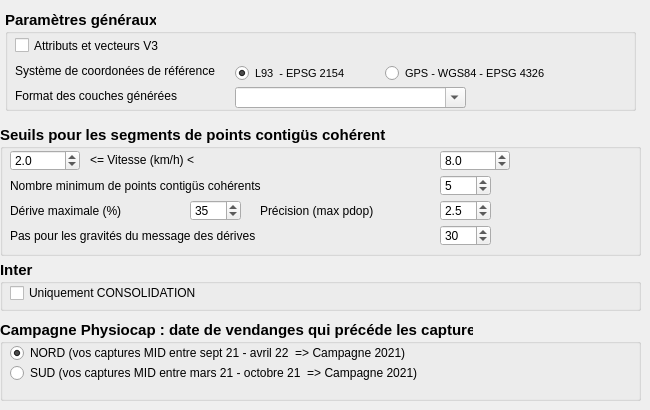
   <widget class="QWidget" name="tabExpert">
    <attribute name="title">
     <string>Expert</string>
    </attribute>
    <widget class="QGroupBox" name="groupBoxSegment">
     <property name="geometry">
      <rect>
       <x>0</x>
       <y>125</y>
       <width>641</width>
       <height>131</height>
      </rect>
     </property>
     <property name="font">
      <font>
       <pointsize>11</pointsize>
       <weight>75</weight>
       <bold>true</bold>
      </font>
     </property>
     <property name="toolTip">
      <string>&lt;html&gt;&lt;head/&gt;&lt;body&gt;&lt;p&gt;&lt;span style=&quot; font-size:9pt; font-weight:600; color:#00aa00;&quot;&gt;Nouveauté de la V3 : voici la description des seuils utilisés pour créer les segments de points contigus et cohérents &lt;/span&gt;&lt;span style=&quot; font-size:9pt; color:#00aa00;&quot;&gt;Ces segments permettent de visualiser et d'analyser la qualité de l'acquisition GPS. &lt;/span&gt;&lt;/p&gt;&lt;p&gt;&lt;span style=&quot; font-size:9pt; color:#00aa00;&quot;&gt;Physiocap 3 apporte la nouvelle notion de segments de points qui se suivent en restant cohérents. Par contre, les &lt;/span&gt;&lt;span style=&quot; font-size:9pt; font-weight:600; color:#00aa00;&quot;&gt;filtres pour nettoyer les points bruts restent inchangés et n'utilisent pas ces seuils pour les segments&lt;/span&gt;&lt;span style=&quot; font-size:9pt; color:#00aa00;&quot;&gt;. Ce sont les points filtrés qui servent au calcul pour les moyennes Inter et les interpolations Intra.&lt;/span&gt;&lt;/p&gt;&lt;p&gt;&lt;span style=&quot; font-size:9pt; color:#00aa00;&quot;&gt;Quatre seuils sont utilisés pour créer les segments. Les deux premiers sont des minima et les deux derniers des maxima&lt;/span&gt;&lt;/p&gt;&lt;p&gt;&lt;span style=&quot; font-size:9pt; color:#00aa00;&quot;&gt;- les points cohérents ont une vitesse supérieure à une &amp;quot;Vitesse minimale&amp;quot; et inférieure à la &amp;quot;Vitesse Maximale&amp;quot;. Les arrets, passages en tournières, pannes sont ainsi isolés et considérés comme non cohérents pour l'analyse.&lt;/span&gt;&lt;/p&gt;&lt;p&gt;&lt;span style=&quot; font-size:9pt; color:#00aa00;&quot;&gt;- le segment reste contigu car il garde un nombre de points supérieur au &amp;quot;Nombre minimum de points&amp;quot;. On évite de garder des segments très courts (un point correspond à une seconde) : le segment est toujours une séquence de capture visualisable.&lt;/span&gt;&lt;/p&gt;&lt;p&gt;&lt;span style=&quot; font-size:9pt; color:#00aa00;&quot;&gt;- la position de chaque point est comparée à une position théorique (calculée à partir de la vitesse donnée par le GPS du point précédent). Le pourcentage de dérive est la distance en % entre le nouveau point réel et la position théorique attendue. Le dépassement de &amp;quot;la dérive maximale&amp;quot; indique le début d'une déviation de la capture GPS. Ces points ne sont pas conservés dans le segment cohérent.&lt;/span&gt;&lt;/p&gt;&lt;p&gt;&lt;span style=&quot; font-size:9pt; color:#00aa00;&quot;&gt;- le point est considéré cohérent quand la valeur de précision d'altitude (pdop : un indicateur de qualité de la mesure GPS) est inférieur au maximum. On identifie ainsi le début des déviations de la capture GPS.&lt;/span&gt;&lt;/p&gt;&lt;p&gt;&lt;span style=&quot; font-size:9pt; color:#00aa00;&quot;&gt;Ces deux derniers découpages de segment permettent d'écarter les points dont la valeur GPS est douteuse. Les informations de &amp;quot;distance au point précédent&amp;quot; et &amp;quot;% de dérive&amp;quot; sont stockées dans les vecteurs de points (shapefile) dans deux nouveaux attributs (DISTANCE et DERIVE). On peut ainsi retrouver et repérer les captures incohérentes (dans les tables d'attributs ou par superposition des points et des segments : les points qui ne sont pas sur les segments sont incohérents ou non contigus).&lt;/span&gt;&lt;/p&gt;&lt;p&gt;&lt;span style=&quot; font-size:9pt; color:#00aa00;&quot;&gt;Plus d'informations sous le wiki sous https://github.com/jhemmi/Physiocap3/wiki&lt;/span&gt;&lt;/p&gt;&lt;/body&gt;&lt;/html&gt;</string>
     </property>
     <property name="title">
      <string>Seuils pour les segments de points contigüs cohérents</string>
     </property>
     <widget class="QLabel" name="lab_derive">
      <property name="geometry">
       <rect>
        <x>10</x>
        <y>75</y>
        <width>171</width>
        <height>21</height>
       </rect>
      </property>
      <property name="sizePolicy">
       <sizepolicy hsizetype="Minimum" vsizetype="Fixed">
        <horstretch>0</horstretch>
        <verstretch>0</verstretch>
       </sizepolicy>
      </property>
      <property name="font">
       <font>
        <pointsize>9</pointsize>
        <weight>50</weight>
        <bold>false</bold>
       </font>
      </property>
      <property name="text">
       <string>Dérive maximale (%)</string>
      </property>
     </widget>
     <widget class="QDoubleSpinBox" name="doubleSpinBoxVitesseMiniSegment">
      <property name="enabled">
       <bool>true</bool>
      </property>
      <property name="geometry">
       <rect>
        <x>10</x>
        <y>25</y>
        <width>70</width>
        <height>21</height>
       </rect>
      </property>
      <property name="font">
       <font>
        <pointsize>9</pointsize>
        <weight>50</weight>
        <bold>false</bold>
       </font>
      </property>
      <property name="toolTip">
       <string/>
      </property>
      <property name="decimals">
       <number>1</number>
      </property>
      <property name="minimum">
       <double>0.200000000000000</double>
      </property>
      <property name="maximum">
       <double>4.000000000000000</double>
      </property>
      <property name="singleStep">
       <double>0.100000000000000</double>
      </property>
      <property name="value">
       <double>2.000000000000000</double>
      </property>
     </widget>
     <widget class="QSpinBox" name="spinBoxDeriveMaxSegment">
      <property name="geometry">
       <rect>
        <x>190</x>
        <y>75</y>
        <width>51</width>
        <height>21</height>
       </rect>
      </property>
      <property name="font">
       <font>
        <pointsize>9</pointsize>
        <weight>50</weight>
        <bold>false</bold>
       </font>
      </property>
      <property name="toolTip">
       <string/>
      </property>
      <property name="minimum">
       <number>10</number>
      </property>
      <property name="maximum">
       <number>90</number>
      </property>
      <property name="singleStep">
       <number>1</number>
      </property>
      <property name="value">
       <number>35</number>
      </property>
     </widget>
     <widget class="QDoubleSpinBox" name="doubleSpinBoxPdopMaxSegment">
      <property name="enabled">
       <bool>true</bool>
      </property>
      <property name="geometry">
       <rect>
        <x>440</x>
        <y>75</y>
        <width>51</width>
        <height>21</height>
       </rect>
      </property>
      <property name="font">
       <font>
        <pointsize>9</pointsize>
        <weight>50</weight>
        <bold>false</bold>
       </font>
      </property>
      <property name="toolTip">
       <string/>
      </property>
      <property name="decimals">
       <number>1</number>
      </property>
      <property name="minimum">
       <double>0.100000000000000</double>
      </property>
      <property name="maximum">
       <double>10.000000000000000</double>
      </property>
      <property name="singleStep">
       <double>0.100000000000000</double>
      </property>
      <property name="value">
       <double>2.500000000000000</double>
      </property>
     </widget>
     <widget class="QLabel" name="lab_maxPdop">
      <property name="geometry">
       <rect>
        <x>260</x>
        <y>75</y>
        <width>171</width>
        <height>21</height>
       </rect>
      </property>
      <property name="sizePolicy">
       <sizepolicy hsizetype="Minimum" vsizetype="Fixed">
        <horstretch>0</horstretch>
        <verstretch>0</verstretch>
       </sizepolicy>
      </property>
      <property name="font">
       <font>
        <pointsize>9</pointsize>
        <weight>50</weight>
        <bold>false</bold>
       </font>
      </property>
      <property name="text">
       <string>Précision (max pdop)</string>
      </property>
     </widget>
     <widget class="QLabel" name="lab_pointsContigus">
      <property name="geometry">
       <rect>
        <x>10</x>
        <y>50</y>
        <width>371</width>
        <height>21</height>
       </rect>
      </property>
      <property name="sizePolicy">
       <sizepolicy hsizetype="Minimum" vsizetype="Fixed">
        <horstretch>0</horstretch>
        <verstretch>0</verstretch>
       </sizepolicy>
      </property>
      <property name="font">
       <font>
        <pointsize>9</pointsize>
        <weight>50</weight>
        <bold>false</bold>
       </font>
      </property>
      <property name="text">
       <string>Nombre minimum de points contigüs cohérents</string>
      </property>
     </widget>
     <widget class="QSpinBox" name="spinBoxNombreMiniPointsConsecutifs">
      <property name="geometry">
       <rect>
        <x>440</x>
        <y>50</y>
        <width>51</width>
        <height>21</height>
       </rect>
      </property>
      <property name="font">
       <font>
        <pointsize>9</pointsize>
        <weight>50</weight>
        <bold>false</bold>
       </font>
      </property>
      <property name="toolTip">
       <string/>
      </property>
      <property name="minimum">
       <number>2</number>
      </property>
      <property name="maximum">
       <number>50</number>
      </property>
      <property name="singleStep">
       <number>1</number>
      </property>
      <property name="value">
       <number>5</number>
      </property>
     </widget>
     <widget class="QLabel" name="lab_seuilsVitesse">
      <property name="geometry">
       <rect>
        <x>90</x>
        <y>25</y>
        <width>311</width>
        <height>21</height>
       </rect>
      </property>
      <property name="sizePolicy">
       <sizepolicy hsizetype="Minimum" vsizetype="Fixed">
        <horstretch>0</horstretch>
        <verstretch>0</verstretch>
       </sizepolicy>
      </property>
      <property name="font">
       <font>
        <pointsize>9</pointsize>
        <weight>50</weight>
        <bold>false</bold>
       </font>
      </property>
      <property name="text">
       <string>&lt;= Vitesse (km/h) &lt;</string>
      </property>
     </widget>
     <widget class="QDoubleSpinBox" name="doubleSpinBoxVitesseMaxiSegment">
      <property name="enabled">
       <bool>true</bool>
      </property>
      <property name="geometry">
       <rect>
        <x>440</x>
        <y>25</y>
        <width>70</width>
        <height>21</height>
       </rect>
      </property>
      <property name="font">
       <font>
        <pointsize>9</pointsize>
        <weight>50</weight>
        <bold>false</bold>
       </font>
      </property>
      <property name="toolTip">
       <string/>
      </property>
      <property name="decimals">
       <number>1</number>
      </property>
      <property name="minimum">
       <double>4.100000000000000</double>
      </property>
      <property name="maximum">
       <double>30.000000000000000</double>
      </property>
      <property name="singleStep">
       <double>0.100000000000000</double>
      </property>
      <property name="value">
       <double>8.000000000000000</double>
      </property>
     </widget>
     <widget class="QSpinBox" name="spinBoxPasDeDerive">
      <property name="enabled">
       <bool>true</bool>
      </property>
      <property name="geometry">
       <rect>
        <x>440</x>
        <y>100</y>
        <width>51</width>
        <height>21</height>
       </rect>
      </property>
      <property name="font">
       <font>
        <pointsize>9</pointsize>
        <weight>50</weight>
        <bold>false</bold>
       </font>
      </property>
      <property name="toolTip">
       <string/>
      </property>
      <property name="minimum">
       <number>10</number>
      </property>
      <property name="maximum">
       <number>90</number>
      </property>
      <property name="singleStep">
       <number>1</number>
      </property>
      <property name="value">
       <number>30</number>
      </property>
     </widget>
     <widget class="QLabel" name="lab_46">
      <property name="geometry">
       <rect>
        <x>10</x>
        <y>100</y>
        <width>351</width>
        <height>21</height>
       </rect>
      </property>
      <property name="sizePolicy">
       <sizepolicy hsizetype="Minimum" vsizetype="Fixed">
        <horstretch>0</horstretch>
        <verstretch>0</verstretch>
       </sizepolicy>
      </property>
      <property name="font">
       <font>
        <pointsize>9</pointsize>
        <weight>50</weight>
        <bold>false</bold>
       </font>
      </property>
      <property name="text">
       <string>Pas pour les gravités du message des dérives</string>
      </property>
     </widget>
    </widget>
    <widget class="QGroupBox" name="groupBoxInterIntraExpert">
     <property name="geometry">
      <rect>
       <x>0</x>
       <y>260</y>
       <width>641</width>
       <height>51</height>
      </rect>
     </property>
     <property name="font">
      <font>
       <pointsize>11</pointsize>
       <weight>75</weight>
       <bold>true</bold>
      </font>
     </property>
     <property name="title">
      <string>Inter</string>
     </property>
     <widget class="QCheckBox" name="checkBoxConsolidation">
      <property name="geometry">
       <rect>
        <x>10</x>
        <y>20</y>
        <width>311</width>
        <height>26</height>
       </rect>
      </property>
      <property name="font">
       <font>
        <pointsize>9</pointsize>
        <weight>50</weight>
        <bold>false</bold>
       </font>
      </property>
      <property name="toolTip">
       <string>&lt;html&gt;&lt;head/&gt;&lt;body&gt;&lt;p&gt;&lt;span style=&quot; font-size:10pt; color:#00aa00;&quot;&gt;Si vous souhaitez faire des modifications dans  vecteurs de points, vous pouvez choisir cette option pour pouvoir traiter Inter et Intra sur votre donnée consolidée.&lt;/span&gt;&lt;/p&gt;&lt;p&gt;&lt;span style=&quot; font-size:10pt; font-style:italic; color:#00aa00;&quot;&gt;Astuce : La modification pour Consolidation est à faire avec des actions QGIS standard. Avant de cocher cette option, lire la documentation de Consolidation dans le &lt;/span&gt;&lt;a href=&quot;https://github.com/jhemmi/QgisPhysiocapPlugin/wiki/Utilisation-de-la-consolidation-de-plusieurs-shapefiles&quot;&gt;&lt;span style=&quot; text-decoration: underline; color:#0000ff;&quot;&gt;Wiki de l'extension Physiocap dans Github&lt;/span&gt;&lt;/a&gt;&lt;span style=&quot; font-size:10pt; font-style:italic; color:#00aa00;&quot;&gt;.&lt;/span&gt;&lt;/p&gt;&lt;/body&gt;&lt;/html&gt;</string>
      </property>
      <property name="text">
       <string>Uniquement CONSOLIDATION</string>
      </property>
     </widget>
    </widget>
    <widget class="QGroupBox" name="groupBoxExpertOuvert">
     <property name="geometry">
      <rect>
       <x>5</x>
       <y>10</y>
       <width>631</width>
       <height>101</height>
      </rect>
     </property>
     <property name="font">
      <font>
       <pointsize>11</pointsize>
       <weight>75</weight>
       <bold>true</bold>
      </font>
     </property>
     <property name="title">
      <string>Paramètres généraux</string>
     </property>
     <widget class="QCheckBox" name="checkBoxV3">
      <property name="geometry">
       <rect>
        <x>10</x>
        <y>25</y>
        <width>251</width>
        <height>21</height>
       </rect>
      </property>
      <property name="sizePolicy">
       <sizepolicy hsizetype="Minimum" vsizetype="Fixed">
        <horstretch>0</horstretch>
        <verstretch>0</verstretch>
       </sizepolicy>
      </property>
      <property name="font">
       <font>
        <pointsize>9</pointsize>
        <weight>50</weight>
        <bold>false</bold>
       </font>
      </property>
      <property name="toolTip">
       <string>&lt;html&gt;&lt;head/&gt;&lt;body&gt;&lt;p&gt;&lt;span style=&quot; font-size:10pt; font-weight:600; color:#00aa00;&quot;&gt;Nouveautés de la V3 : &lt;/span&gt;&lt;span style=&quot; font-size:10pt; color:#00aa00;&quot;&gt;attributs, vecteur des POINTS_0_SEUL ou points sans captures de sarments et 3D.&lt;/span&gt;&lt;/p&gt;&lt;p&gt;&lt;span style=&quot; font-size:10pt; font-weight:600; color:#00aa00;&quot;&gt;Voici la description des 6 nouveaux attributs présents dans les vecteur de points :&lt;/span&gt;&lt;/p&gt;&lt;p&gt;&lt;span style=&quot; font-size:10pt; color:#00aa00;&quot;&gt;- &lt;/span&gt;&lt;span style=&quot; font-size:10pt; font-weight:600; color:#00aa00;&quot;&gt;Altitude&lt;/span&gt;&lt;span style=&quot; font-size:10pt; color:#00aa00;&quot;&gt; est la valeur de l'altitude donnée par le GPS. &lt;/span&gt;&lt;/p&gt;&lt;p&gt;&lt;span style=&quot; font-size:10pt; color:#00aa00;&quot;&gt;- &lt;/span&gt;&lt;span style=&quot; font-size:10pt; font-weight:600; color:#00aa00;&quot;&gt;Pdop&lt;/span&gt;&lt;span style=&quot; font-size:10pt; color:#00aa00;&quot;&gt; est un indicateur qualitatif de la capture GPS. * &lt;/span&gt;&lt;/p&gt;&lt;p&gt;&lt;span style=&quot; font-size:10pt; color:#00aa00;&quot;&gt;- &lt;/span&gt;&lt;span style=&quot; font-size:10pt; font-weight:600; color:#00aa00;&quot;&gt;Distance&lt;/span&gt;&lt;span style=&quot; font-size:10pt; color:#00aa00;&quot;&gt; est la distance entre un point et le point précédent. *&lt;/span&gt;&lt;/p&gt;&lt;p&gt;&lt;span style=&quot; font-size:10pt; color:#00aa00;&quot;&gt;- &lt;/span&gt;&lt;span style=&quot; font-size:10pt; font-weight:600; color:#00aa00;&quot;&gt;Dérive&lt;/span&gt;&lt;span style=&quot; font-size:10pt; color:#00aa00;&quot;&gt; est le pourcentage de déviation entre le point et le point théorique prévu à partir du point précédent. *&lt;/span&gt;&lt;/p&gt;&lt;p&gt;&lt;span style=&quot; font-size:10pt; color:#00aa00;&quot;&gt;- &lt;/span&gt;&lt;span style=&quot; font-size:10pt; font-weight:600; color:#00aa00;&quot;&gt;Azimuth&lt;/span&gt;&lt;span style=&quot; font-size:10pt; color:#00aa00;&quot;&gt; est l'orientation entre le point et son précédent. Il est un indicateur de la précision du GPS (ou de rang courbe (;)).&lt;/span&gt;&lt;/p&gt;&lt;p&gt;&lt;span style=&quot; font-size:10pt; color:#00aa00;&quot;&gt;- &lt;/span&gt;&lt;span style=&quot; font-size:10pt; font-weight:600; color:#00aa00;&quot;&gt;Nbsart&lt;/span&gt;&lt;span style=&quot; font-size:10pt; color:#00aa00;&quot;&gt; le nombre total de sarments filtrés. Ne pas confondre avec Nbsarm qui est le nombre de sarments filtrés au m linéaire.&lt;/span&gt;&lt;/p&gt;&lt;p&gt;&lt;span style=&quot; font-size:10pt; color:#00aa00;&quot;&gt;Au niveau des vecteurs de segment par contour, on retrouve l'azimuth et la longueur de chaque segment.&lt;/span&gt;&lt;/p&gt;&lt;p&gt;&lt;span style=&quot; font-size:10pt; color:#00aa00;&quot;&gt;Plus globalement il apparaît pour chaque attribut dans les vecteurs de moyennes, l'écart type et la médiane (préfixes respectifs EC_ et M_). &lt;/span&gt;&lt;/p&gt;&lt;p&gt;&lt;span style=&quot; font-size:10pt; color:#00aa00;&quot;&gt;Les points sans mesure sont des indicateurs de la qualité de la mesure ou du nombres de pieds manquant mesurés. Après filtrer, la thématique &amp;quot;Filtrer pas de mesure&amp;quot; est la plus facile analyse de la qualité de capture. Les points rouge autour du contour permette de valider la qualité de vos contours. Les points rouges dans la parcelle montre une éventuelle zone avec plus de points sans mesure. La densité par ha des points sans mesures donne un autre format de l'indicateur visuel.&lt;/span&gt;&lt;/p&gt;&lt;p&gt;&lt;span style=&quot; font-size:10pt; color:#00aa00;&quot;&gt;Pour l'&lt;/span&gt;&lt;span style=&quot; font-size:10pt; font-weight:600; color:#00aa00;&quot;&gt;utilisation de la 3D (nouveauté de QGIS3)&lt;/span&gt;&lt;span style=&quot; font-size:10pt; color:#00aa00;&quot;&gt;, les attributs suivant rentrent dans la composante Z des vecteurs de points. Les vecteurs de points deviennent des 2.5D :&lt;/span&gt;&lt;/p&gt;&lt;p&gt;&lt;span style=&quot; font-size:10pt; color:#00aa00;&quot;&gt;- DIAM (Diamètre moyen) pour les POINTS_SANS_0&lt;/span&gt;&lt;/p&gt;&lt;p&gt;&lt;span style=&quot; font-size:10pt; color:#00aa00;&quot;&gt;- VITESSE pour les POINTS_AVEC_0&lt;/span&gt;&lt;/p&gt;&lt;p&gt;&lt;span style=&quot; font-size:10pt; color:#00aa00;&quot;&gt;L'extension voit apparaître des thématiques 3D pour visualiser en 3D ces attributs. Elles ne sont pas choisies par défaut. La visualisation 2D reste le défaut.&lt;/span&gt;&lt;/p&gt;&lt;p&gt;&lt;span style=&quot; font-size:10pt; font-style:italic; color:#00aa00;&quot;&gt;Astuce : Vous pouvez rester au format des données de l'extension Physiocap 1.8.x, c'est à dire que vos shapefile et cvs restent sans :&lt;/span&gt;&lt;/p&gt;&lt;p&gt;&lt;span style=&quot; font-size:10pt; font-style:italic; color:#00aa00;&quot;&gt;- les nouveaux attributs de qualification de vos captures (altitude, pdop, distance, derive, azimuth, nbsart)&lt;/span&gt;&lt;/p&gt;&lt;p&gt;&lt;span style=&quot; font-size:10pt; font-style:italic; color:#00aa00;&quot;&gt;- segments de captures contigus et cohérentes.&lt;/span&gt;&lt;/p&gt;&lt;p&gt;&lt;span style=&quot; font-size:10pt; font-style:italic; color:#00aa00;&quot;&gt;Vous pouvez ainsi vérifier la non régression de l'extension Physiocap 3, mais ce mode n'est resté actif que pour re-traiter des données anciennes. Nous vous conseillons de passer aux format V3 pour utiliser les nouveaux attributs, les nouveaux vecteurs et la 3D.&lt;/span&gt;&lt;/p&gt;&lt;p&gt;&lt;span style=&quot; font-size:10pt; font-weight:600; color:#00aa00;&quot;&gt;Les vecteurs arrivant avec Physiocap 3&lt;/span&gt;&lt;span style=&quot; font-size:10pt; color:#00aa00;&quot;&gt; sont décrits dans l'onglet Expert et sur le wiki https://github.com/jhemmi/Physiocap3/wiki&lt;/span&gt;&lt;/p&gt;&lt;/body&gt;&lt;/html&gt;</string>
      </property>
      <property name="text">
       <string>Attributs et vecteurs V3</string>
      </property>
     </widget>
     <widget class="QLabel" name="lab_veteur">
      <property name="enabled">
       <bool>true</bool>
      </property>
      <property name="geometry">
       <rect>
        <x>10</x>
        <y>75</y>
        <width>261</width>
        <height>21</height>
       </rect>
      </property>
      <property name="sizePolicy">
       <sizepolicy hsizetype="Minimum" vsizetype="Fixed">
        <horstretch>0</horstretch>
        <verstretch>0</verstretch>
       </sizepolicy>
      </property>
      <property name="font">
       <font>
        <pointsize>9</pointsize>
        <weight>50</weight>
        <bold>false</bold>
       </font>
      </property>
      <property name="text">
       <string>Format des couches générées</string>
      </property>
     </widget>
     <widget class="QLabel" name="lab_EPSG">
      <property name="enabled">
       <bool>true</bool>
      </property>
      <property name="geometry">
       <rect>
        <x>10</x>
        <y>50</y>
        <width>211</width>
        <height>21</height>
       </rect>
      </property>
      <property name="sizePolicy">
       <sizepolicy hsizetype="Minimum" vsizetype="Fixed">
        <horstretch>0</horstretch>
        <verstretch>0</verstretch>
       </sizepolicy>
      </property>
      <property name="font">
       <font>
        <pointsize>9</pointsize>
        <weight>50</weight>
        <bold>false</bold>
       </font>
      </property>
      <property name="toolTip">
       <string>&lt;html&gt;&lt;head/&gt;&lt;body&gt;&lt;p&gt;&lt;span style=&quot; font-size:10pt; color:#00aa00;&quot;&gt;Il s'agit du système de coordonnées qui est utilisé lors de la création de vos résultats d'analyse Physiocap.&lt;/span&gt;&lt;/p&gt;&lt;p&gt;&lt;span style=&quot; font-size:10pt; color:#00aa00;&quot;&gt;Nous conseillons fortement d'utiliser le même systeme de coordonnées pour votre projet QGIS.&lt;/span&gt;&lt;/p&gt;&lt;p&gt;&lt;span style=&quot; font-size:10pt; color:#00aa00;&quot;&gt;Les données créées par l'extension sont suffixées L93 ou GPS.&lt;/span&gt;&lt;/p&gt;&lt;p&gt;&lt;span style=&quot; font-size:10pt; font-style:italic; color:#00aa00;&quot;&gt;Astuce 1 : si vous hésitez, choisissez L93.&lt;/span&gt;&lt;/p&gt;&lt;p&gt;&lt;br/&gt;&lt;/p&gt;&lt;/body&gt;&lt;/html&gt;</string>
      </property>
      <property name="text">
       <string>Système de coordonées de référence</string>
      </property>
     </widget>
     <widget class="QComboBox" name="fieldComboFormats">
      <property name="enabled">
       <bool>true</bool>
      </property>
      <property name="geometry">
       <rect>
        <x>230</x>
        <y>77</y>
        <width>231</width>
        <height>21</height>
       </rect>
      </property>
      <property name="font">
       <font>
        <pointsize>9</pointsize>
       </font>
      </property>
      <property name="toolTip">
       <string>&lt;html&gt;&lt;head/&gt;&lt;body&gt;&lt;p&gt;&lt;span style=&quot; font-size:10pt; color:#00aa00;&quot;&gt;Cette version de l'extension ne propose que le format ESRI Shapefile. &lt;/span&gt;&lt;/p&gt;&lt;p&gt;&lt;span style=&quot; font-size:10pt; color:#00aa00;&quot;&gt;Pour évaluation, le choix Geopackage pour &amp;quot;Filtrer les données&amp;quot; est disponible, mais il n'est pas activable pour Inter et Intra. &lt;/span&gt;&lt;/p&gt;&lt;p&gt;&lt;span style=&quot; font-size:10pt; font-style:italic; color:#00aa00;&quot;&gt;A vos demandes de modifications et/ou contributions. &lt;/span&gt;&lt;/p&gt;&lt;/body&gt;&lt;/html&gt;</string>
      </property>
      <property name="accessibleDescription">
       <string/>
      </property>
      <property name="editable">
       <bool>true</bool>
      </property>
      <property name="currentIndex">
       <number>-1</number>
      </property>
      <property name="minimumContentsLength">
       <number>1</number>
      </property>
     </widget>
     <widget class="QRadioButton" name="radioButtonL93">
      <property name="enabled">
       <bool>true</bool>
      </property>
      <property name="geometry">
       <rect>
        <x>230</x>
        <y>50</y>
        <width>141</width>
        <height>26</height>
       </rect>
      </property>
      <property name="font">
       <font>
        <pointsize>8</pointsize>
        <weight>50</weight>
        <italic>false</italic>
        <bold>false</bold>
        <stylestrategy>PreferDefault</stylestrategy>
       </font>
      </property>
      <property name="mouseTracking">
       <bool>true</bool>
      </property>
      <property name="toolTip">
       <string>&lt;html&gt;&lt;head/&gt;&lt;body&gt;&lt;p&gt;&lt;span style=&quot; font-size:10pt; color:#00aa00;&quot;&gt;L93 (ou Lambert 93) est un systeme de coordonées plan qui convient très bien à une analyse complète de vos données.&lt;/span&gt;&lt;/p&gt;&lt;p&gt;&lt;span style=&quot; font-size:10pt; color:#00aa00;&quot;&gt;Votre contour de parcelle devra être fournir en L93.&lt;/span&gt;&lt;/p&gt;&lt;/body&gt;&lt;/html&gt;</string>
      </property>
      <property name="text">
       <string>L93  - EPSG 2154</string>
      </property>
      <property name="checked">
       <bool>true</bool>
      </property>
     </widget>
     <widget class="QRadioButton" name="radioButtonGPS">
      <property name="geometry">
       <rect>
        <x>380</x>
        <y>50</y>
        <width>211</width>
        <height>26</height>
       </rect>
      </property>
      <property name="font">
       <font>
        <pointsize>8</pointsize>
        <weight>50</weight>
        <bold>false</bold>
        <stylestrategy>PreferDefault</stylestrategy>
       </font>
      </property>
      <property name="toolTip">
       <string>&lt;html&gt;&lt;head/&gt;&lt;body&gt;&lt;p&gt;&lt;span style=&quot; font-size:10pt; color:#00aa00;&quot;&gt;GPS ou WGS84 est une projection non plane. Sauf cas particulier, nous déconseillons cette projection sauf vous vous arrêtez à l'étape de moyenne Inter Parcellaire.&lt;/span&gt;&lt;/p&gt;&lt;p&gt;&lt;span style=&quot; font-size:10pt; font-weight:600; font-style:italic; color:#00aa00;&quot;&gt;Attention, en choisissant GPS vous démarrez une session qui se terminera peut-être par une interpolation. Il n'est pas conseillé d'interpoler dans un systeme non plan. En effet, selon la lattitude, l'unite des coordonnées X et Y peuvent varier. L'interpolation basée sur l'inverse des distances pourra donc être déformée par rapport à un calcul d'interpolation dans un systeme plan (comme L93). &lt;/span&gt;&lt;/p&gt;&lt;p&gt;&lt;span style=&quot; font-size:10pt; color:#00aa00;&quot;&gt;Votre contour de parcelles devra être fourni en WGS84.&lt;/span&gt;&lt;/p&gt;&lt;/body&gt;&lt;/html&gt;</string>
      </property>
      <property name="locale">
       <locale language="French" country="France"/>
      </property>
      <property name="text">
       <string>GPS - WGS84 - EPSG 4326</string>
      </property>
     </widget>
    </widget>
    <widget class="QGroupBox" name="groupBoxCampagne">
     <property name="geometry">
      <rect>
       <x>0</x>
       <y>320</y>
       <width>641</width>
       <height>81</height>
      </rect>
     </property>
     <property name="font">
      <font>
       <pointsize>11</pointsize>
       <weight>75</weight>
       <bold>true</bold>
      </font>
     </property>
     <property name="toolTip">
      <string>&lt;html&gt;&lt;head/&gt;&lt;body&gt;&lt;p&gt;&lt;span style=&quot; font-size:10pt; color:#00aa00;&quot;&gt;Cette notion de campagne est utile pour identifier le millesimes des données dans les synthèses inter-annuelles. &lt;/span&gt;&lt;/p&gt;&lt;p&gt;&lt;span style=&quot; font-size:10pt; color:#00aa00;&quot;&gt;Deux point de vue peuvent exister. On peut nommer la campagne de mesure Physiocap comme la future vendange ou comme la vendange précédente. La mesure Physiocap concerne en effet un potentiel de production mais, le plus souvent, comme la synthèse du millésime passé. Faites votre choix.&lt;/span&gt;&lt;/p&gt;&lt;p&gt;&lt;span style=&quot; font-size:10pt; font-style:italic; color:#00aa00;&quot;&gt;Elle permet aussi de valider que vous ne mélangez pas des MIDs incohérents entre eux lors d'une même session.&lt;/span&gt;&lt;/p&gt;&lt;p&gt;&lt;span style=&quot; font-size:10pt; font-style:italic; color:#00aa00;&quot;&gt;Bien sûr, une fois votre choix effectué, il ne faut plus le changer.&lt;/span&gt;&lt;/p&gt;&lt;/body&gt;&lt;/html&gt;</string>
     </property>
     <property name="title">
      <string>Campagne Physiocap : date de vendanges qui précéde les captures</string>
     </property>
     <widget class="QRadioButton" name="radioButtonNordPrecedent">
      <property name="enabled">
       <bool>true</bool>
      </property>
      <property name="geometry">
       <rect>
        <x>10</x>
        <y>20</y>
        <width>621</width>
        <height>26</height>
       </rect>
      </property>
      <property name="font">
       <font>
        <pointsize>9</pointsize>
        <weight>50</weight>
        <italic>false</italic>
        <bold>false</bold>
        <stylestrategy>PreferDefault</stylestrategy>
       </font>
      </property>
      <property name="mouseTracking">
       <bool>true</bool>
      </property>
      <property name="toolTip">
       <string/>
      </property>
      <property name="text">
       <string>NORD (vos captures MID entre sept 21 - avril 22  =&gt; Campagne 2021)</string>
      </property>
      <property name="checked">
       <bool>true</bool>
      </property>
     </widget>
     <widget class="QRadioButton" name="radioButtonSudPrecedent">
      <property name="enabled">
       <bool>true</bool>
      </property>
      <property name="geometry">
       <rect>
        <x>10</x>
        <y>40</y>
        <width>621</width>
        <height>26</height>
       </rect>
      </property>
      <property name="font">
       <font>
        <pointsize>9</pointsize>
        <weight>50</weight>
        <italic>false</italic>
        <bold>false</bold>
        <stylestrategy>PreferDefault</stylestrategy>
       </font>
      </property>
      <property name="mouseTracking">
       <bool>true</bool>
      </property>
      <property name="toolTip">
       <string/>
      </property>
      <property name="text">
       <string>SUD (vos captures MID entre mars 21 - octobre 21  =&gt; Campagne 2021)</string>
      </property>
      <property name="checked">
       <bool>false</bool>
      </property>
     </widget>
    </widget>
   </widget>
